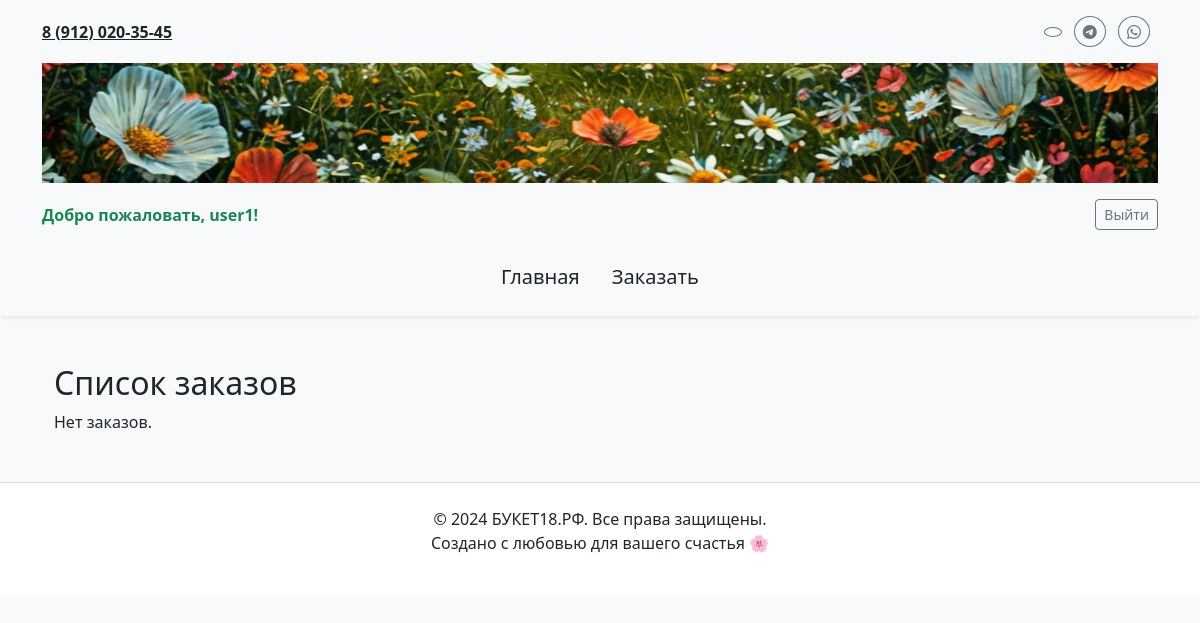
Before: /orders/ (signed in) with the older database file.
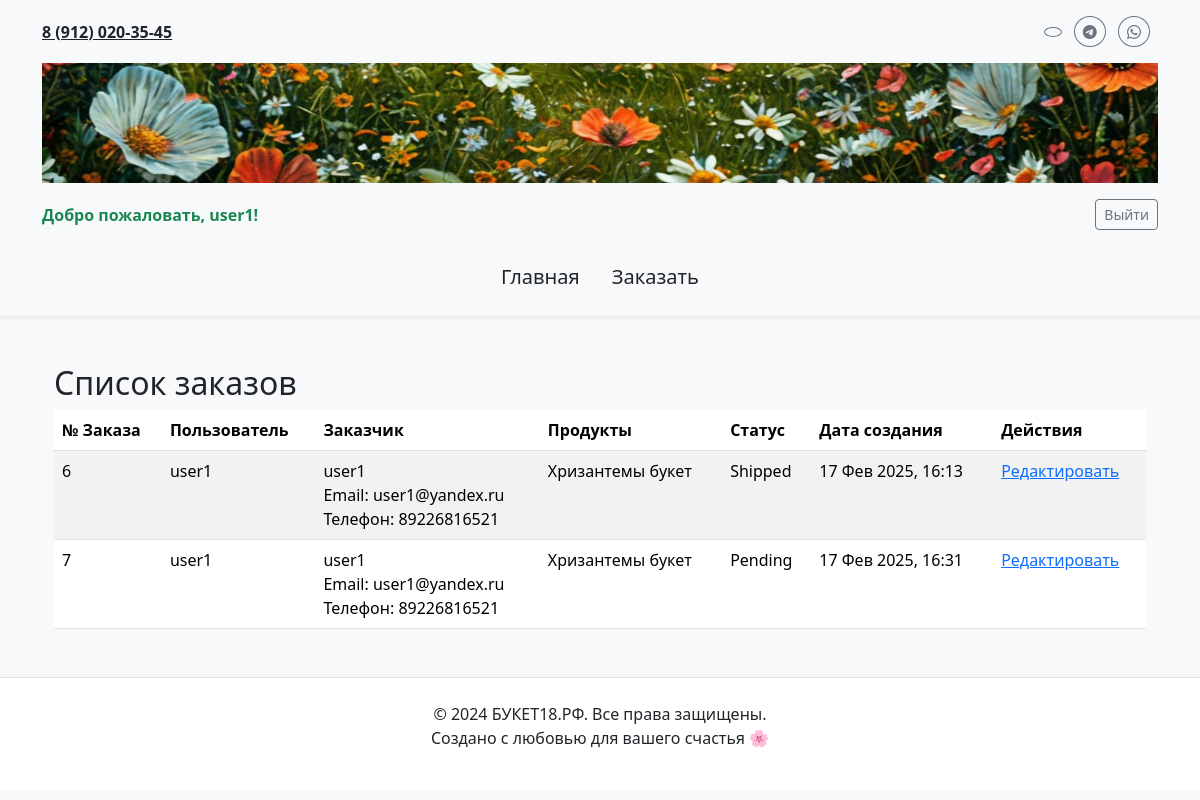
After: the same page with the newer database file.
### main/models.py (models this page shows, shortened)
class Order(models.Model):
    STATUS_CHOICES = [
        ('PENDING', 'Pending'),
        ('SHIPPED', 'Shipped'),
        ('DELIVERED', 'Delivered'),
        ('CANCELLED', 'Cancelled'),
    ]
    user = models.ForeignKey(
        settings.AUTH_USER_MODEL, on_delete=models.CASCADE, related_name='orders', blank=True, null=True
    )
    customer = models.ForeignKey(
        Customer, on_delete=models.CASCADE, related_name='orders', blank=True, null=True
    )
    products = models.ManyToManyField(Product, related_name='orders')
    status = models.CharField(max_length=20, choices=STATUS_CHOICES, default='PENDING')
    delivery_address = models.CharField(max_length=255, blank=True, null=True)
    created_at = models.DateTimeField(auto_now_add=True)
    class Meta:
        verbose_name = "Заказ"
        verbose_name_plural = "Заказы"

class CustomUser(AbstractUser):
    phone_number = models.CharField(max_length=15, blank=True, null=True)
    class Meta:
        verbose_name = "Пользователь"
        verbose_name_plural = "Пользователи"

class Customer(models.Model):
    name = models.CharField(max_length=100)
    email = models.EmailField(unique=True)
    phone = models.CharField(max_length=15, blank=True, null=True, unique=True)
    telegram_id = models.BigIntegerField(blank=True, null=True)
    class Meta:
        verbose_name = "Клиент"
        verbose_name_plural = "Клиенты"

class Product(models.Model):
    name = models.CharField(max_length=255)
    price = models.DecimalField(max_digits=10, decimal_places=2)
    image = models.ImageField(upload_to='products/', null=True, blank=True)
    class Meta:
        verbose_name = "Продукт"
        verbose_name_plural = "Продукты"

### main/views.py (the view)
# urls.py: path('orders/', views.order_list, name='order_list'),
def order_list(request):
    if not request.user.is_authenticated:
        return HttpResponseForbidden("Вы должны быть авторизованы для просмотра заказов.")
    user = request.user
    if user.is_superuser:
        orders = Order.objects.select_related('user', 'customer').all()
    else:
        orders = Order.objects.filter(Q(user=user) | Q(customer__email=user.email)).distinct()
    return render(request, 'main/order_list.html', {'orders': orders})

### main/templates/main/order_list.html (shortened to what this page needs)
{% extends 'main/layoute.html' %}
{% block content %}
    <div class="container my-5">
        <h2>Список заказов</h2>
        {% if orders %}
            <table class="table table-striped">
                <thead>
                    <tr>
                        <th>№ Заказа</th>
                        <th>Пользователь</th>
                        <th>Заказчик</th>
                        <th>Продукты</th>
                        <th>Статус</th>
                        <th>Дата создания</th>
                        <th>Действия</th>
                    </tr>
                </thead>
                <tbody>
                    {% for order in orders %}
                        <tr>
                            <td>{{ order.id }}</td>
                            <td>
                                {% if order.user %}
                                    {{ order.user.username }}
                                {% else %}
                                    Не указан
                                {% endif %}
                            </td>
                            <td>
                                {% if order.customer %}
                                    {{ order.customer.name }}<br>
                                    Email: {{ order.customer.email }}<br>
                                    Телефон: {{ order.customer.phone|default:"Не указан" }}
                                {% else %}
                                    Не указан
                                {% endif %}
                            </td>
                            <td>
                                {% for product in order.products.all %}
                                    {{ product.name }}<br>
                                {% endfor %}
                            </td>
                            <td>{{ order.get_status_display }}</td>
                            <td>{{ order.created_at|date:"d M Y, H:i" }}</td>
                            <td>
                                <a href="{% url 'edit_order' order.id %}">Редактировать</a>
                            </td>
                        </tr>
                    {% endfor %}
                </tbody>
            </table>
        {% else %}
            <p>Нет заказов.</p>
        {% endif %}
    </div>
{% endblock %}

Changed rows visible on the page:
added Order: id "6", user.username "user1", customer.name "user1", customer.email "user1@yandex.ru", customer.phone "89226816521", status "Shipped", created_at "17 Фев 2025, 16:13"
now on this page (row unchanged): Product: name "Хризантемы букет"
added Order: id "7", user.username "user1", customer.name "user1", customer.email "user1@yandex.ru", customer.phone "89226816521", status "Pending", created_at "17 Фев 2025, 16:31"
Other visible differences:
text no longer shown: "Нет заказов."
text now shown: "№ Заказа Пользователь Заказчик Продукты Статус Дата создания Действия"
